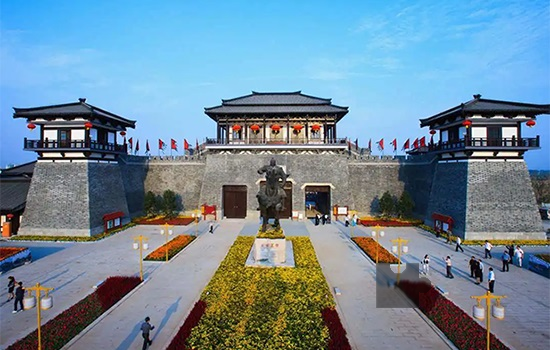
#> input picture bigImage.jpg, 550 x 350 px, found by its file name
$ python picture.py
#> lines starting #> are read from the running program, lines starting #| are printed output that depends on the picture; after the words box and inside, x2 and y2 are one past the last pixel; in counts of white or black regions, pixels touching at a corner belong together
from PIL import Image
import cv2

bg_img = cv2.imread('./bigimage.jpg')
#> bg_img is the input picture: shape (350, 550, 3); mean B, G, R 154, 137.6, 112.7
tp_img = cv2.imread('./smallimage.jpg')
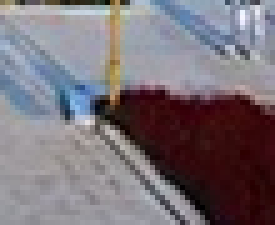
#> input picture smallImage.jpg, 55 x 45 px, found by its file name (shown 5 times larger)
#> tp_img is the input picture: shape (45, 55, 3); mean B, G, R 120.3, 113.1, 121.5
bg_edge = cv2.Canny(bg_img, 100, 200)
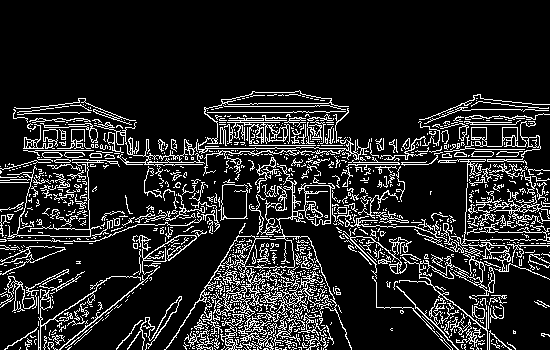
#> bg_edge: shape (350, 550); 14% white in thin lines or dots, all inside (x1, y1, x2, y2) = (0, 90, 550, 350)
tp_edge = cv2.Canny(tp_img, 100, 200)
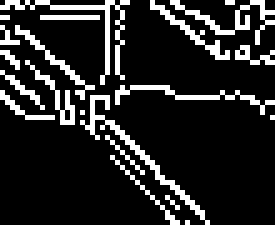
#> tp_edge: shape (45, 55) (shown 5 times larger); 15.5% white in thin lines or dots
cv2.imwrite('1.jpg', bg_edge) # 保存在本地
cv2.imwrite('2.jpg', tp_edge) # 保存在本地

bg_pic = cv2.cvtColor(bg_edge, cv2.COLOR_GRAY2RGB)
tp_pic = cv2.cvtColor(tp_edge, cv2.COLOR_GRAY2RGB)
#> tp_pic: shape (45, 55, 3); 15.5% white in thin lines or dots
res = cv2.matchTemplate(bg_pic, tp_pic, cv2.TM_CCOEFF_NORMED)
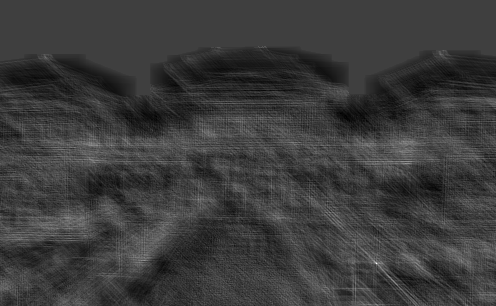
#> res: shape (306, 496) float32; min -0.13, max 0.391, mean -0.00691; drawn with min black and max white
min_val, max_val, min_loc, max_loc = cv2.minMaxLoc(res)
#> min_val = -0.13; max_val = 0.391; min_loc = (340, 113); max_loc = (376, 263)
X = max_loc[0]
#> X = 376
print(X)
#| 376
print(max_loc[1])
#| 263
th, tw = tp_pic.shape[:2]
#> th = 45; tw = 55
tl = max_loc # 左上角点的坐标
#> tl = (376, 263)

br = (tl[0]+tw,tl[1]+th) # 右下角点的坐标
#> br = (431, 308)

cv2.rectangle(bg_img, tl, br, (0, 0, 255), 2) # 绘制矩形
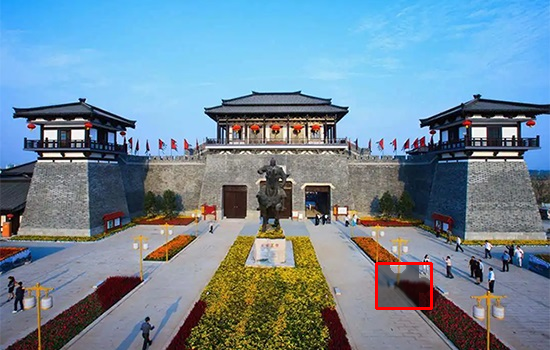
#> bg_img: shape (350, 550, 3); 0.31% of pixels changed, all inside (x1, y1, x2, y2) = (375, 262, 433, 310)

cv2.imwrite('out.jpg', bg_img) # 保存在本地
